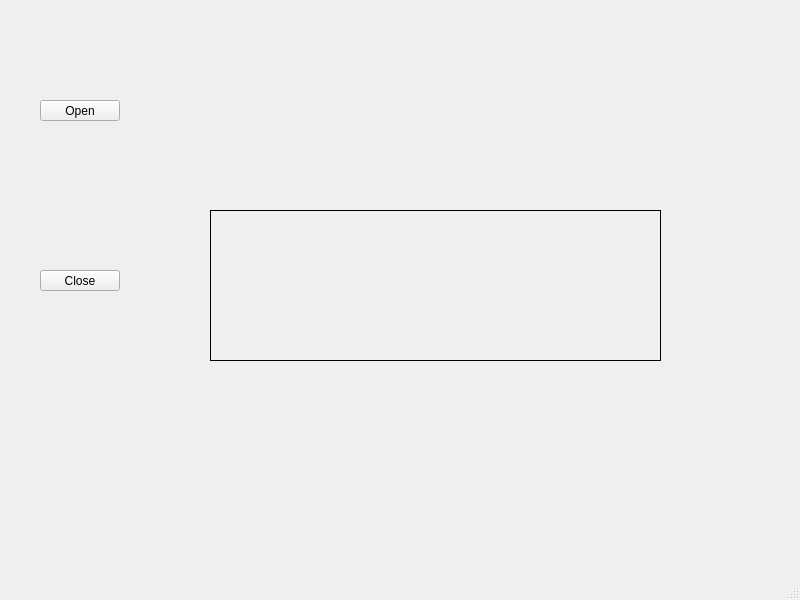
<?xml version="1.0" encoding="UTF-8"?>
<ui version="4.0">
 <class>MainWindow</class>
 <widget class="QMainWindow" name="MainWindow">
  <property name="geometry">
   <rect>
    <x>0</x>
    <y>0</y>
    <width>800</width>
    <height>600</height>
   </rect>
  </property>
  <property name="windowTitle">
   <string>MainWindow</string>
  </property>
  <widget class="QWidget" name="centralwidget">
   <widget class="QPushButton" name="pushButton">
    <property name="geometry">
     <rect>
      <x>40</x>
      <y>100</y>
      <width>80</width>
      <height>21</height>
     </rect>
    </property>
    <property name="text">
     <string>Open</string>
    </property>
   </widget>
   <widget class="QPushButton" name="pushButton_2">
    <property name="geometry">
     <rect>
      <x>40</x>
      <y>270</y>
      <width>80</width>
      <height>21</height>
     </rect>
    </property>
    <property name="text">
     <string>Close</string>
    </property>
   </widget>
   <widget class="QLabel" name="labelData">
    <property name="geometry">
     <rect>
      <x>210</x>
      <y>210</y>
      <width>451</width>
      <height>151</height>
     </rect>
    </property>
    <property name="frameShape">
     <enum>QFrame::Box</enum>
    </property>
    <property name="text">
     <string/>
    </property>
   </widget>
  </widget>
  <widget class="QMenuBar" name="menubar">
   <property name="geometry">
    <rect>
     <x>0</x>
     <y>0</y>
     <width>800</width>
     <height>20</height>
    </rect>
   </property>
  </widget>
  <widget class="QStatusBar" name="statusbar"/>
 </widget>
 <resources/>
 <connections/>
</ui>
